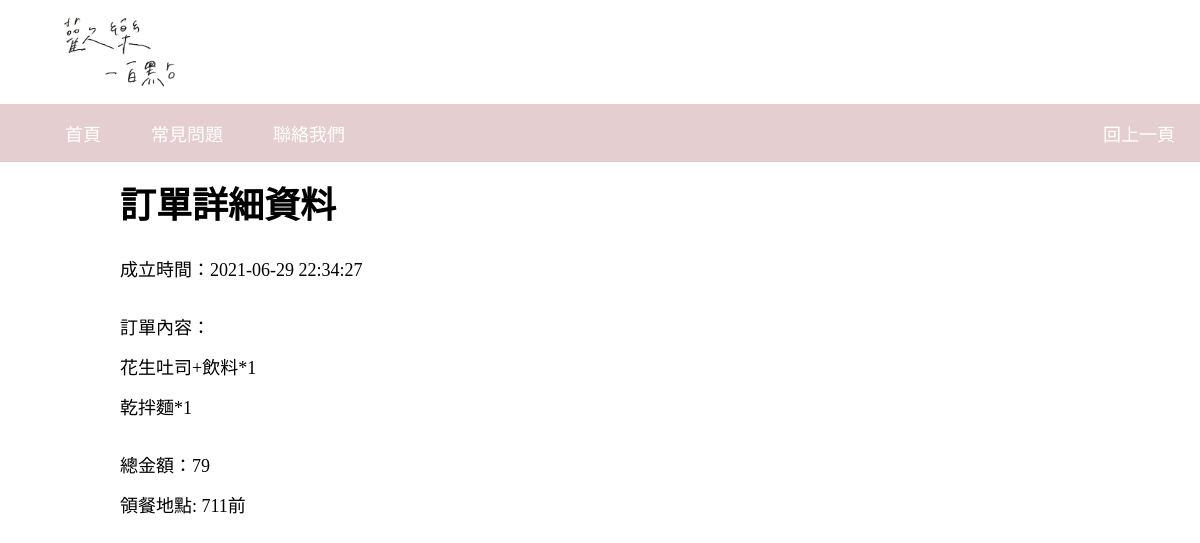
/會員系統/會員資料&歷史訂單/info2.php?created=2021-06-29 22:34:27&place=711前&subtotal=79 (signed in), run on the app's committed database.
### tables this page shows
CREATE TABLE `order_items2` (
  `order_id` varchar(10) NOT NULL,
  `product_id` varchar(10) NOT NULL,
  `meal` varchar(50) NOT NULL,
  `quantity` varchar(11) NOT NULL,
  `price` int(4) NOT NULL,
  `subtotal` varchar(5) NOT NULL,
  `place` varchar(4) DEFAULT NULL,
  `created` datetime NOT NULL,
  `remark` varchar(100) NOT NULL
);

### 會員系統/會員資料&歷史訂單/info2.php (the view, shortened to what this page needs)
<!DOCTYPE html>
<html>
<head>
<link rel="stylesheet" type="text/css" href="css/style1.css">
</head>
<body>
    <div class="logo1"><a href="index.php"><img src="images/logo1.png"></a></div>
	    <nav class="navbar fixed-top">
		 	<ul>
		 		<li class="active"><a href="../../首頁/index.html">首頁</a></li>
		 		<li><a href="../../Q&A/index.html" target="_blank">常見問題</a></li>
		 		<li><a href="../../聯絡我們/index.html" target="_blank">聯絡我們</a></li>
		 		<li style="float: right"><a href="member2.php">回上一頁</a></li>
		 	</ul>
		 	</nav>
	<div class="content">
		<div class="info">
		<h1>訂單詳細資料</h1>
			<?php
			include ("../../connect_mysql.php");
			$id = $_SESSION['user'];
			$time = $_REQUEST['created'];
			$money = $_REQUEST['subtotal'];
			$where = $_REQUEST['place'];
			$sql = "SELECT * FROM order_items2 WHERE order_id = '".$id."' AND created = '".$time."'";
			$result = mysqli_query($conn,$sql);
				?>
				成立時間：<?php echo $time;?><br>
				<p>
				訂單內容：<br>
				<?php
				while ($row = mysqli_fetch_array($result)){
					$meal = $row['meal'];
					$quantity = $row['quantity'];
					echo $meal.'*'.$quantity."<br>";
				};
				?>
			</p>
			總金額：<?php echo $money;?><br>
			領餐地點: <?php echo $where;
			?>
		</div>
	</div>
</body>
</html>

### 會員系統/會員資料&歷史訂單/css/style1.css (style rules this page uses)
body { margin-top: 0%; margin-left: 0%; margin-right: 0%; font-family:"STFangsong","SimSun"; box-sizing: border-box; }
.logo1 { width: 10%; height: 10%; margin-top: 15px; margin-left: 5%; }
.logo1 img { width: 100%; }
.navbar { width: 100%; margin-top: 10px; font-size: 18px; }
.navbar ul { list-style-type: none; margin: 0; padding: 20; overflow: hidden; background-color: #e5cecf; }
.navbar li { display: inline; float: left; }
.navbar li a { display: block; color: white; text-align: center; padding: 16px 25px; text-decoration: none; }
.content { width: 100%; }
.info { font-size: 18px; line-height: 40px; margin-left: 10%; }

### data on the page
order_items2: meal "花生吐司+飲料", quantity "1"
order_items2: meal "乾拌麵", quantity "1"

### other printed values
$time "2021-06-29 22:34:27"
$money "79"
$where "711前"
